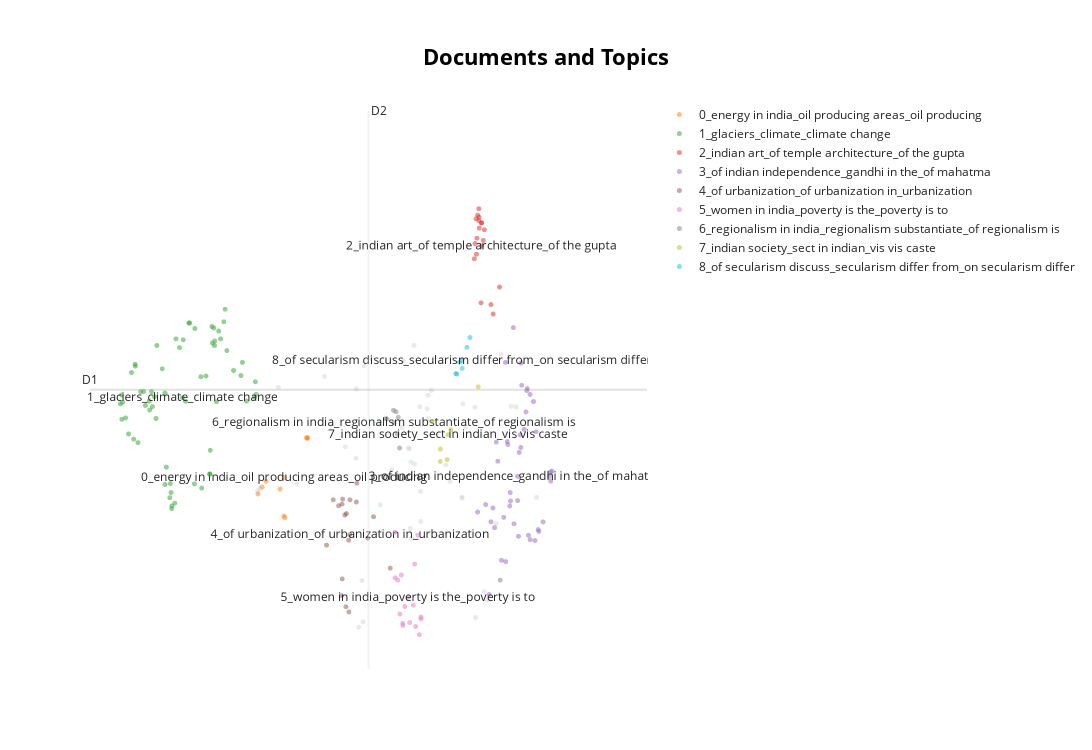

The cell this chart's notebook holds for it:
### Code cell
model.visualize_documents(questions)

### Figure 1 — Plotly figure (JSON) as saved in the notebook; plotly's stock layout.template omitted (floating-point values rounded to 4 significant figures)
{"data": [{"hoverinfo": "text", "hovertext": ["Discuss the impact of post-liberal economy on ethnic identity and communalism.", "The Bhakti movement received a remarkable re-orientation with the advent of Sri Chaitanya Mahaprabhu. Discuss.", "What is Cryptocurrency? How does it affect global society? Has it been affecting Indian society also?", "Given the diversities among the tribal communities in India, in which specific contexts should they be considered as a single category?", "Mention the advantages of the cultivation of pulses because of which the year 2016 was declared as the International Year of Pulses by United Nations.", "‘Latecomer’ Industrial Revolution in Japan involved certain factors that were markedly different from what West had experienced.” Analyze.", "The spirit of tolerance and love is not only an interesting feature of Indian society from very early times, but it is also playing an important part at the present. Elaborate.", "The political and administrative reorganization of states and territories has been a continuous ongoing process since the mid-nineteenth century. Discuss with examples.", "Why did human development fail to keep pace with economic development in India?", "What are the two major legal initiatives by the State since Independence addressing discrimination against Scheduled Tribes(STs)?", "Do we have cultural pockets of small India all over the nation? Elaborate with examples.", "Examine the role of ‘Gig Economy’ in the process of empowerment of women in India.", "What makes the Indian society unique in sustaining its culture? Discuss.", "Are we losing our local identity for the global identity? Discuss.", "Critically examine the effect of globalization on the aged population in India.", "Describing the distribution of rubber producing countries, indicate the major environmental issues faced by them.", "Debate the issue whether and how contemporary movements for assertion of Dalit identity work towards annihilation of caste.", "Describe any four cultural elements of diversity in India and rate their relative significance in building a national identity.", "Discuss the role of women in the freedom struggle especially during the Gandhian phase.", "The ancient civilization in Indian sub continent differed from those of Egypt , Mesopotamia and Greece in that its culture and traditions have been preserved without breakdown to the present day. Comment", "Explore and evaluate the impact of ‘Work From Home’ on family relationships.", "Discuss the changes in the trends of labour migration within and outside India in the last four decades.", "Discuss whether formation of new states in recent times is beneficial or not for the economy of India.", "Defining blue revolution, explain the problems and strategies for pisciculture development in India.", "Defying the barriers of age, gender and religion, the Indian women became the torchbearer during the struggle for freedom in India. Discuss.", "How does India see its place in the economic space of rising natural resources rich Africa?", "What were the major technological changes introduced during the Sultanate period? How did those technological changes influence the Indian society?", "Why did the Green Revolution in India virtually by-pass the eastern region despite fertile soil and good availability of water?", "Examine the uniqueness of tribal knowledge system when compared with mainstream knowledge and cultural systems.", "Is diversity and pluralism in India under threat due to globalisation? Justify your answer.", "What are the main features of Vedic society and religion? Do you think some of the features are still prevailing in Indian society?", "Elucidate the relationship between globalization and new technology in a world of scarce resources, with special reference to India.", "Write a critical note on the evolution and significance of the slogan, ‘Jai Jawan, Jai Kisan’.", "Explain the role of geographical factors towards the development of Ancient India.", "Discuss the multi-dimensional implications of uneven distribution of mineral oil in the world.", "From being net food importer in 1960s, India has emerged as a net food exporter to the world. Provide reasons.", "“Caste system is assuming new identities and associational forms. Hence, caste system cannot be eradicated in India.”", "Globalisation is generally said to promote cultural homogenisation but due to this cultural specificities appear to be strengthened in the Indian society.’ Elucidate.", "Child cuddling is now being replaced by mobile phones. Discuss its impact on the socialization of children.", "Distinguish between religiousness/religiosity and communalism giving one example of how the former has got transformed into the latter in independent India.", "Why was there a sudden spurt in famines in colonial India since the mid-eighteenth century? Give reasons.", "Why is India considered as a sub-continent? Elaborate your answer.", "‘Communalism arises either due to power struggle or relative deprivation.’ Argue by giving suitable illustrations.", "Examine how the decline of traditional artisanal industry in colonial India crippled the rural economy.", "Why are the tribals in India referred to as 'the Scheduled Tribes? Indicate the major provisions in the Constitution of India for their upliftment.", "To what extent has the urban planning and culture of the Indus Valley Civilization provided inputs to the present day urbanization?\nDiscuss.", "“Africa was chopped into states artificially created by accidents of European competition.” Analyze.", null], "marker": {"color": "#CFD8DC", "opacity": 0.5, "size": 5}, "mode": "markers+text", "name": "other", "showlegend": false, "type": "scattergl", "x": [10.24, 11.88, 9.421, 10.4, 8.982, 11.54, 11.1, 12.6, 8.926, 11.09, 9.858, 9.048, 10.39, 10.12, 9.655, 6.921, 10.84, 10.22, 12.19, 10.11, 10.06, 9.52, 9.405, 7.345, 12.09, 7.722, 9.208, 8.283, 10.37, 10.0, 10.46, 8.709, 11.35, 9.088, 6.968, 9.067, 10.75, 10.01, 10.03, 11.16, 11.6, 9.89, 10.24, 11.36, 11.08, 8.934, 11.78, 10.04], "y": [3.459, 4.732, 3.333, 4.135, 2.197, 2.525, 4.273, 3.402, 3.766, 3.398, 4.051, 2.63, 4.352, 3.714, 3.66, 3.463, 3.551, 4.246, 4.244, 4.815, 3.02, 3.606, 4.1, 4.426, 4.249, 3.527, 4.696, 4.527, 4.224, 3.863, 4.397, 3.873, 4.241, 4.627, 3.482, 2.246, 3.706, 3.854, 3.114, 4.056, 2.449, 4.672, 3.179, 2.286, 3.405, 4.411, 3.16, 3.731]}, {"hoverinfo": "text", "hovertext": ["Examine the potential of wind energy in India and explain the reasons for their limited spatial spread.", "It is said that India has substantial reserves of shale oil and gas, which can feed the needs of the country for quarter century. However, tapping of the resource does not appear to be high on the agenda. Discuss critically the availability and issues involved.", "With growing scarcity of fossil fuels, the atomic energy is gaining more and more significance in India. Discuss the availability of raw material required for the generation of atomic energy in India and in the world.", "Petroleum refineries are not necessarily located nearer to crude oil producing areas, particularly in many of the developing countries. Explain its implications.", "India has immense potential of solar energy though there are regional variations in its developments. Elaborate.", "Account for the present location of iron and steel industries away from the source of raw material, by giving examples.", "“Inspite of adverse environmental impact, coal mining is still inevitable for development”.\nDiscuss", "Account for the change in the spatial pattern of the Iron and Steel industry in the world.", "Despite India being one of the countries of the Gondwanaland, its mining industry contributes much less to its Gross Domestic Product(GDP) in percentage. Discuss.", null], "marker": {"opacity": 0.5, "size": 5}, "mode": "markers+text", "name": "0_energy in india_oil producing areas_oil producing", "text": ["", "", "", "", "", "", "", "", "", "0_energy in india_oil producing areas_oil producing"], "textfont": {"size": 12}, "type": "scattergl", "x": [7.943, 7.009, 7.917, 6.928, 7.929, 7.455, 7.092, 7.476, 7.379, 7.459], "y": [3.959, 3.5, 3.958, 3.435, 3.949, 3.229, 3.552, 3.215, 3.481, 3.586]}, {"hoverinfo": "text", "hovertext": ["Discuss the geophysical characteristics of Circum- Pacific Zone.", "Most of the unusual climatic happenings are explained as an outcome of the El-Nino effect. Do you agree?", "The interlinking of rivers can provide viable solutions to the multi-dimensional inter-related problems of droughts, floods and interrupted navigation. Critically examine.", "The recent cyclone on the east coast of India was called ‘Phailin’. How are the tropical cyclones named across the world? Elaborate.", "Why is the South-West monsoon called ‘Purvaiya’ (easterly) in Bhojpur Region? How has this directional seasonal wind system influenced the cultural ethos of the region?", "What are the economic significances of discovery of oil in Arctic Sea and its possible environemental consequences?", "Describe the characteristics and types of primary rocks.", "Bring out the relationship between the shrinking Himalayan glaciers and the symptoms of climate change in the Indian sub-continent.", "In what way can floods be converted into a sustainable source of irrigation and all-weather inland navigation in India?", "How are the fjords formed? Why do they constitute some of the most picturesque areas of the world?", "Explain the factors responsible for the origin of ocean currents. How do they influence regional climates, fishing and navigation?", "Differentiate the causes of landslides in the Himalayan region and Western Ghats.", "Major hot deserts in northern hemisphere are located between 20-30 deg N latitudes and on the western sides of the continents. Why?", "There is no formation of deltas by rivers on the Western Ghats. Why?", "Mention the significance of straits and isthmus in international trade.", "How do the melting of the Arctic ice and glaciers of the Antarctic differently affect the weather patterns and human activities on the Earth? Explain.", "Why is India taking keen interest in the Arctic region?", "The states of Jammu and Kashmir, Himachal Pradesh and Uttarakhand are reaching the limits of ecological carrying capacity due to tourism. Critically evaluate.", "Troposphere is a very significant atmospheric layer that determines weather processes.\nHow?", "The process of desertification does not have climate boundaries. Justify with examples.", "Discuss the causes of depletion of mangroves and explain their importance in maintaining coastal ecology.", "Comment on the resource potentials of the long coastline of India and highlight the status of natural hazard preparedness in these areas.", "Why is the world today confronted with a crisis of availability of and access to freshwater resources?", "Discuss the consequences of climate change on the food security in tropical countries.", "Identify and discuss the factors responsible for diversity of natural vegetation in India. Assess the significance of wildlife sanctuaries in rain forests regions of India.", "Examine the status of forest resources of India and its resultant impact on climate change.", "What do you understand by the phenomenon of ‘temperature inversion’ in meteorology? How does it affect weather and the habitants of the place?", "Discuss the natural resource potentials of ‘Deccan trap’.", "What are the consequences of spreading of ‘Dead Zones’ on marine ecosystem?", "Account for variations in oceanic salinity and discuss its multi-dimensional effects.", "Discuss the concept of air mass and explain its role in macro-climatic changes.", "what are the environmental implications of the reclamation of the water bodies into urban land use? Explain with examples.", "Account for the huge flooding of million cities in India including the smart ones like Hyderabad and Pune. Suggest lasting remedial measures.", "What do you understand by the theory of continental drift? Discuss the prominent evidences in its support.", "South China Sea has assumed great geopolitical significance in the present context. Comment.", "Discuss the meaning of colour-coded weather warnings for cyclone prone areas given by India Meteorological department.", "How will the melting of Himalayan glaciers have a far- reaching impact on the water resources of India?", "Bring out the causes for the formation of heat islands in the urban habitat of the world.", "“The ideal solution of depleting ground water resources in India is water harvesting system.” How can it be made effective in urban areas?", "What is water stress? How and why does it differ regionally in India?", "Enumerate the problems and prospects of inland water transport in India.", "Explain the formation of thousands of islands in Indonesian and Philipines archipelagos.", "Mention the global occurrence of volcanic eruptions in 2021 and their impact on regional environment.", "In what way micro-watershed development projects help in water conservation in\ndrought-prone and semi-arid regions of India?", "India is well endowed with fresh water resources. Critically examine why it still suffers from water scarcity.", "Tropical cyclones are largely confined to South China Sea, Bay of Bengal and Gulf of Mexico. Why?", "How do ocean currents and water masses differ in their impacts on marine life and coastal environment? Give suitable examples.", "Briefly mention the alignment of major mountain ranges of the world and explain their impact on local weather conditions, with examples.", "How does the Juno Mission of NASA help to understand the origin and evolution of the Earth?", "How can the mountain ecosystem be restored from the negative impact of development initiatives and tourism?", "Define mantle plume and explain its role in plate tectonics.", "What characteristics can be assigned to monsoon climate that succeeds in feeding more than 50 percent of the world population residing in Monsoon Asia?", "Why are the world’s fold mountain systems located along the margins of continents? Bring out the association between the global distribution of fold mountains and the earthquakes and volcanoes.", "Assess the impact of global warming on the coral life system with examples.", "Bring out the causes for more frequent occurrence of landslides in the Himalayas than in the Western Ghats.", null, "How far do you agree that the behaviour of the Indian monsoon has been changing due to humanizing landscape? Discuss.", "The effective management of land and water resources will drastically reduce the human miseries. Explain.", "How does the cryosphere affect global climate?", "Major cities of India are becoming more vulnerable to flood conditions. Discuss.", "Present an account of the Indus Water Treaty and examine its ecological, economic and political implications in the context of changing bilateral relations.", "\"The Himalayas are highly prone to landslides.\" Discuss the causes and suggest suitable measures of mitigation.", "What are the forces that influence ocean currents? Describe their role in fishing industry of the world.", "Critically evaluate the various resources of the oceans which can be harnessed to meet the resource crisis in the world."], "marker": {"opacity": 0.5, "size": 5}, "mode": "markers+text", "name": "1_glaciers_climate_climate change", "text": ["", "", "", "", "", "", "", "", "", "", "", "", "", "", "", "", "", "", "", "", "", "", "", "", "", "", "", "", "", "", "", "", "", "", "", "", "", "", "", "", "", "", "", "", "", "", "", "", "", "", "", "", "", "", "", "1_glaciers_climate_climate change", "", "", "", "", "", "", "", ""], "textfont": {"size": 12}, "type": "scattergl", "x": [4.232, 4.979, 6.043, 5.536, 5.521, 5.781, 4.15, 5.034, 5.998, 5.062, 5.037, 4.426, 4.76, 4.868, 5.947, 4.85, 5.956, 6.875, 4.711, 4.819, 5.174, 6.581, 5.869, 5.454, 6.891, 6.695, 4.598, 6.856, 5.235, 5.158, 4.779, 6.295, 6.029, 4.396, 5.943, 5.642, 5.765, 4.636, 6.128, 6.26, 6.167, 4.483, 4.125, 6.048, 6.233, 5.259, 5.132, 4.539, 4.292, 6.611, 4.155, 5.331, 4.171, 5.171, 4.431, 5.389, 5.406, 6.431, 4.723, 5.989, 6.083, 4.353, 5.143, 5.634], "y": [4.141, 4.598, 4.813, 5.023, 5.024, 3.489, 4.354, 4.373, 4.838, 3.684, 3.523, 4.64, 4.386, 4.815, 3.622, 4.136, 3.84, 4.477, 4.297, 4.338, 3.324, 4.535, 4.53, 4.296, 4.36, 4.297, 4.387, 4.335, 3.349, 3.448, 4.246, 4.767, 4.978, 3.944, 3.617, 4.972, 4.524, 4.257, 4.948, 5.151, 4.876, 3.912, 4.272, 4.856, 5.035, 4.876, 3.4, 4.385, 3.992, 4.657, 4.129, 4.795, 4.286, 3.298, 4.622, 4.329, 4.867, 4.582, 4.216, 4.991, 4.292, 4.563, 3.531, 3.529]}, {"hoverinfo": "text", "hovertext": ["Safeguarding the Indian art heritage is the need of the moment.", "Evaluate the nature of the Bhakti Literature and its contribution to Indian culture.", "Indian Philosophy and tradition played a significant role in conceiving and shaping the monuments and their art in India. Discuss.", "Mesolithic rock cut architecture of India not only reflects the cultural life of the times but also a fine aesthetic sense comparable to modern painting. Critically evaluate this comment.", "Persian literary sources of medieval India reflect the spirit of the age. Comment.", "Discuss the main contributions of Gupta period and Chola period to Indian heritage and culture\n.", "Pala period is the most significant phase in the history of Buddhism in India. Enumerate.", "How do you justify the view that the level of excellence of the Gupta numismatic art is not at all noticeable in later times?", "Early Buddhist Stupa-art, while depicting folk motifs and narratives successfully expounds Buddhist ideals. Elucidate.", "Taxila university was one of the oldest universities of the world with which were associated a number of renowned learned personalities of different disciplines. Its strategic location caused its fame to flourish, but unlike Nalanda, it is not considered as a university in the modern sense. Discuss.", "Discuss the ‘Tandava’ dance as recorded in early Indian inscriptions.", "The rock-cut architecture represents one of the most important sources of our knowledge of early Indian art and history. Discuss.", "Assess the importance of the accounts of the Chinese and Arab travellers in the reconstruction of the history of India.", "Discuss the significance of the lion and bull figures in Indian mythology, art and architecture.", "Highlight the Central Asian and Greco Bactrian elements in the Gandhara art.", "Chola architecture represents a high watermark in the evolution of temple architecture. Discuss", "How will you explain the medieval Indian temple sculptures represent the social life of those days?", "Gandhara sculpture owed as much to the Romans as to the Greeks. Explain.", null], "marker": {"opacity": 0.5, "size": 5}, "mode": "markers+text", "name": "2_indian art_of temple architecture_of the gupta", "text": ["", "", "", "", "", "", "", "", "", "", "", "", "", "", "", "", "", "", "2_indian art_of temple architecture_of the gupta"], "textfont": {"size": 12}, "type": "scattergl", "x": [11.49, 11.72, 11.52, 11.4, 11.47, 11.38, 11.34, 11.39, 11.44, 11.85, 11.43, 11.37, 11.68, 11.54, 11.43, 11.48, 11.35, 11.43, 11.48], "y": [5.955, 5.106, 5.791, 6.026, 5.211, 5.662, 5.621, 5.812, 5.905, 5.357, 5.975, 5.992, 5.195, 5.89, 6.006, 5.952, 5.762, 6.085, 5.739]}, {"hoverinfo": "text", "hovertext": ["To what extend can Germany be held responsible for causing the two World Wars? Discuss critically.", "Evaluate the policies of Lord Curzon and their long term implications on the national movements.", "To what extent did the role of the moderates prepare a base for the wider freedom movement? Comment.", "Assess the role of British imperial power in complicating the process of transfer of power during the 1940s.", "What problems are germane to the decolonization process in the Malay Peninsula?", "Why did the ‘Moderates’ failed to carry conviction with the nation about their proclaimed ideology and political goals by the end of the nineteenth century?", "What were the major political, economic and social developments in the world which motivated the anti-colonial in India?", "Clarify how mid-eighteenth century India was beset with the spectre of a fragmented polity.", "Why did the industrial revolution first occur in England? Discuss the quality of life of the people there during the industrialization. How does it compare with that in India at present times?", "Examine the linkages between the nineteenth century’s ‘Indian Renaissance’ and the emergence of national identity.", "In what ways did the navel mutiny prove to be the last nail in the coffin of British colonial aspirations in India?", "Critically discuss the objectives of Bhoodan and Gramdan movements initiated by AcharyaVinobhaBhave and their success.", "What policy instruments were deployed to contain the Great Economic Depression?", "Throw light on the significance of the thoughts of Mahatma Gandhi in the present times.", "The 1857 uprising was the culmination of the recurrent, big and small local rebellions that had occurred in the preceding hundred years of British rule. Elucidate.", "Explain how the foundations of the modern world were laid by the American and French Revolutions.", "Why indentured labour was taken by the British from India to their colonies? have they been able to preserve their cultural identity over there?", "Several foreigners made India their homeland and participated in various movements.\nAnalyze their role in the Indian struggle for freedom.", "How did the colonial rule affect the tribals in India and what was the tribal response to the colonial oppression?", "The New Economic Policy – 1921 of Lenin had influenced the policies adopted by India soon after independence. Evaluate.", "How difficult would have been the achievement of Indian independence without Mahatma Gandhi? Discuss.", "Discuss the contributions of MaulanaAbulKalam Azad to pre- and post-independent India.", "Examine critically the various facets of economic policies of the British in India from mid-eighteenth century till independence.", "Mahatma Gandhi and Dr. B R Ambedkar, despite having divergent approaches and strategies, had a common goal of amelioration of the downtrodden. Elucidate.", "Highlight the importance of the new objectives that got added to the vision of Indian Independence since the twenties of the last century.", "What was the difference between Mahatma Gandhi and Rabindranath Tagore in their approach towards education and nationalism?", "It would have been difficult for the Constituent Assembly to complete its historic task of drafting the Constitution for Independent India in just three years, but its experience gained with the Government of India Act, 1935\n.Discuss.", "“American Revolution was an economic revolt against mercantilism.” Substantiate.", "Explain how the Uprising of 1857 constitutes an important watershed in the evolution of British policies towards colonial India.", "“In many ways, Lord Dalhousie was the founder of modern India.” Elaborate.", "Many voices had strengthened and enriched the nationalist movement during the Gandhian phase. Elaborate.", "Since the decade of the 1920s, the national movement acquired various ideological strands and thereby expanded its social base. Discuss.", "The third battle of Panipat was fought in 1761. Why were so many empire-shaking battles fought at Panipat?", "Krishnadeva Raya, the King of Vijayanagar, was not only an accomplished scholar himself but was also a great patron of learning and literature. Discuss.", "Analyze the circumstances that led to the Tashkent Agreement in 1966. Discuss the highlights of the Agreement.", "Why did the armies of the British East India Company – mostly comprising of Indian soldiers – win consistently against the more numerous and better equipped armies of the Indian rulers? Give reasons.", "Though not very useful from the point of view of a connected political history of South India, the Sangam literature portrays the social and economic conditions of its time with remarkable vividness. Comment.", "” There arose a serious challenge to the Democratic State System between the two World Wars.” Evaluate the statement.", "Whereas the British planters had developed tea gardens all along the Shivaliks and Lesser Himalayas from Assam to Himachal Pradesh, in effect they did not succeed beyond the Darjeeling area. Explain.", "What were the events that led to the Suez Crisis in 1956? How did it deal a final blow to Britain’s self-image as a world power?", "Highlight the differences in the approach of Subhash Chandra Bose and Mahatma Gandhi in the struggle for freedom.", "The anti-colonial struggles in West Africa were led by the new elite of Western-educated Africans.", "Bring out the constructive programmes of Mahatma Gandhi during Non-Cooperation Movement and Civil Disobedience Movement.", "Critically examine the compulsions which prompted India to play a decisive role in the emergence of Bangladesh.", null], "marker": {"opacity": 0.5, "size": 5}, "mode": "markers+text", "name": "3_of indian independence_gandhi in the_of mahatma", "text": ["", "", "", "", "", "", "", "", "", "", "", "", "", "", "", "", "", "", "", "", "", "", "", "", "", "", "", "", "", "", "", "", "", "", "", "", "", "", "", "", "", "", "", "", "3_of indian independence_gandhi in the_of mahatma"], "textfont": {"size": 12}, "type": "scattergl", "x": [12.64, 12.86, 12.92, 12.57, 11.67, 12.89, 11.71, 11.81, 11.64, 12.02, 11.75, 11.97, 12.06, 12.3, 12.22, 12.44, 11.57, 12.27, 11.4, 12.07, 12.39, 12.35, 12.07, 12.42, 12.25, 12.54, 12.28, 12.14, 12.23, 12.29, 12.59, 12.89, 11.89, 12.13, 12.65, 11.97, 11.78, 12.74, 11.86, 12.47, 12.47, 11.94, 12.41, 12.01, 12.22], "y": [3.104, 3.597, 3.647, 3.002, 3.176, 3.638, 3.304, 3.739, 2.5, 3.894, 3.121, 4.657, 3.322, 4.445, 3.373, 3.051, 3.336, 3.983, 3.267, 3.448, 4.197, 4.035, 3.369, 4.414, 3.821, 4.293, 3.867, 3.158, 3.041, 4.652, 4.013, 3.554, 2.818, 4.981, 3.087, 2.806, 3.916, 3.175, 2.633, 3.01, 4.359, 3.217, 4.395, 3.921, 3.599]}, {"hoverinfo": "text", "hovertext": ["Does urbanization lead to more segregation and/or marginalization of the poor in Indian metropolises?", "Mention core strategies for the transformation of aspirational districts in India and explain the nature of convergence, collaboration and competition for its success.", "Analyze the factors for the highly decentralized cotton textile industry in India.", "How is the growth of Tier 2 cities related to the rise of a new middle class with an emphasis on the culture of consumption?", "Do you agree that there is a growing trend of opening new sugar mills in southern states of India? Discuss with justification.", "Discuss the various social problems which originated out of the speedy process of urbanization in India.", "Mumbai, Delhi and Kolkata are the three Mega cities of the country but the air pollution is much more serious probelm in Delhi as compared to the other two. Why is this so?", "Bring out the socio-economic effects of the introduction of railways in different countries of the world", "Can the strategy of regional resource-based manufacturing help in promoting employment in India?", "What are the main socio-economic implications arising out of the development of IT industries in major cities of India?", "How have digital initiatives in India contributed to the functioning of the education system in the country? Elaborate your answer.", "With a brief background of quality of urban life in India, introduce the objectives and strategy of the 'Smart City Programme'.", "Discuss the factors for localisation of agro-based food processing industries of North-West India.", "Smart cities in India cannot sustain without smart vilages. Discuss this statement in the backdrop of rural urban integration.", "How is efficient and affordable urban mass transport key to the rapid economic development in India?", "What is the significance of Industrial Corridors in India? Identifying industrial corridors, explain their main characteristics.", "“The growth of cities as I.T. hubs has opened up new avenues of employment, but has also created new problems”. Substantiate this statement with examples", "COVID-19 pandemic accelerated class inequalities and poverty in India. Comment.", null], "marker": {"opacity": 0.5, "size": 5}, "mode": "markers+text", "name": "4_of urbanization_of urbanization in_urbanization", "text": ["", "", "", "", "", "", "", "", "", "", "", "", "", "", "", "", "", "", "4_of urbanization_of urbanization in_urbanization"], "textfont": {"size": 12}, "type": "scattergl", "x": [8.933, 9.283, 8.72, 8.802, 8.629, 8.942, 8.73, 8.461, 8.645, 8.777, 9.165, 8.64, 8.78, 8.654, 8.571, 8.326, 8.698, 9.623, 8.799], "y": [3.36, 3.223, 2.387, 3.38, 2.49, 3.535, 3.253, 3.381, 2.646, 3.005, 3.024, 3.34, 2.339, 3.387, 3.325, 2.959, 3.24, 2.746, 3.057]}, {"hoverinfo": "text", "hovertext": ["How do you explain the statistics that show that the sex ratio in Tribes in India is more favourable to women than the sex ratio among Scheduled Castes?", "Why do some of the most prosperous regions of India have an adverse sex ratio for women? Give your arguments.", "‘Women’s movement in India has not addressed the issues of women of lower social strata.’ Substantiate your view.", "‘Despite implementation of various programmes for eradication of poverty by the government in India, poverty is still existing’. Explain by giving reasons.", "“Male membership needs to be encouraged in order to make women’s organization free from gender bias.” Comment.", "Discuss the various economic and\nsocio-cultural forces that are driving increasing feminization of agriculture in India.", "The life cycle of a joint family depends on economic factors rather than social values. Discuss.", "“Empowering women is the key to control population growth.” Discuss.", "Critically examine whether growing population is the cause of poverty OR poverty is the mains cause of population increase in India.", "Discuss the main objectives of Population Education and point out the measures to achieve them in India in detail.", "The women’s questions arose in modern India as a part of the 19th century social reform movement. What are the major issues and debates concerning women in that period?", "What are the continued challenges for women in India against time and space?", "How does patriarchy impact the position of a middle class working woman in India?", "Discuss the positive and negative effects of globalization on women in India?", "\"An essential condition to eradicate poverty is to liberate the poor from the process of deprivation.\" Substantiate this statement with suitable examples.", "Explain why suicide among young women is increasing in Indian Society.", null], "marker": {"opacity": 0.5, "size": 5}, "mode": "markers+text", "name": "5_women in india_poverty is the_poverty is to", "text": ["", "", "", "", "", "", "", "", "", "", "", "", "", "", "", "", "5_women in india_poverty is the_poverty is to"], "textfont": {"size": 12}, "type": "scattergl", "x": [9.92, 9.818, 10.25, 9.85, 10.25, 9.88, 10.18, 10.09, 9.774, 9.722, 10.22, 10.14, 10.02, 9.719, 10.12, 9.877, 9.99], "y": [2.389, 2.319, 2.273, 2.682, 2.292, 2.213, 3.051, 2.401, 2.633, 2.656, 2.127, 2.203, 2.24, 3.078, 2.783, 2.232, 2.473]}, {"hoverinfo": "text", "hovertext": ["To what extent globalization has influenced the core of cultural diversity in India? Explain.", "Assess the main administrative issues and socio-cultural problems in the integration process of Indian Princely States.", "Has the formation of linguistic States strengthened the cause of Indian Unity?", "In the context of the diversity of India, can it be said that the regions form cultural units rather than the States? Give reasons with examples for your view point.", "What is the basis of regionalism? Is it that unequal distribution of benefits of development on regional basis eventually promotes regionalism? Substantiate your answer.", "Do you agree that regionalism in India appears to be a consequence of rising cultural assertiveness? Argue.", "Growing feeling of regionalism is an important factor in generation of demand for a separate state. Discuss.", null], "marker": {"opacity": 0.5, "size": 5}, "mode": "markers+text", "name": "6_regionalism in india_regionalism substantiate_of regionalism is", "text": ["", "", "", "", "", "", "", "6_regionalism in india_regionalism substantiate_of regionalism is"], "textfont": {"size": 12}, "type": "scattergl", "x": [9.813, 9.741, 9.69, 9.787, 9.533, 9.765, 9.554, 9.697], "y": [3.862, 4.198, 4.212, 4.147, 4.135, 3.992, 4.132, 4.097]}, {"hoverinfo": "text", "hovertext": ["Why is caste identity in India both fluid and static?", "Do you think marriage as a sacrament in loosing its value in Modern India?", "How does Indian society maintain continuity in traditional social values? Enumerate the changes taking place in it.", "Trace the rise and growth of socio-religious reform movements with special reference to Young Bengal and Brahmo Samaj.", "Analyze the salience of ‘sect’ in Indian society vis-a-vis caste, region and religion.", "Has caste lost its relevance in understanding the multi- cultural Indian Society? Elaborate your answer with illustrations.", null], "marker": {"opacity": 0.5, "size": 5}, "mode": "markers+text", "name": "7_indian society_sect in indian_vis vis caste", "text": ["", "", "", "", "", "", "7_indian society_sect in indian_vis vis caste"], "textfont": {"size": 12}, "type": "scattergl", "x": [10.78, 10.64, 10.47, 11.42, 10.86, 10.64, 10.8], "y": [3.754, 3.852, 4.107, 4.431, 4.032, 3.737, 3.985]}, {"hoverinfo": "text", "hovertext": ["How do the Indian debates on secularism differ from the debates in the West?", "Sufis and medieval saints failed to modify either the religious ideas and practices or the outward structure of Hindu/ Muslim societies to any appreciable extent. Comment.", "What are the challenges to our cultural practices in the name of secularism?", "Customs and traditions suppress reason leading to obscurantism. Do you agree?", "Are tolerance, assimilation and pluralism the key elements in the making of an Indian form of secularism? Justify your answer.", "How the Indian concept of secularism different from the western model of secularism?\nDiscuss.", null], "marker": {"opacity": 0.5, "size": 5}, "mode": "markers+text", "name": "8_of secularism discuss_secularism differ from_on secularism differ", "text": ["", "", "", "", "", "", "8_of secularism discuss_secularism differ from_on secularism differ"], "textfont": {"size": 12}, "type": "scattergl", "x": [11.09, 11.25, 11.04, 11.18, 10.98, 10.96, 11.08], "y": [4.602, 4.888, 4.657, 4.797, 4.548, 4.554, 4.675]}], "layout": {"annotations": [{"showarrow": false, "text": "D1", "x": 3.507, "y": 4.403, "yshift": 10}, {"showarrow": false, "text": "D2", "x": 9.18, "xshift": 10, "y": 6.998}], "height": 750, "shapes": [{"line": {"color": "#CFD8DC", "width": 2}, "type": "line", "x0": 9.18, "x1": 9.18, "y0": 1.808, "y1": 6.998}, {"line": {"color": "#9E9E9E", "width": 2}, "type": "line", "x0": 3.507, "x1": 14.85, "y0": 4.403, "y1": 4.403}], "title": {"font": {"color": "Black", "size": 22}, "text": "<b>Documents and Topics</b>", "x": 0.5, "xanchor": "center", "yanchor": "top"}, "width": 1200, "xaxis": {"visible": false}, "yaxis": {"visible": false}}}
